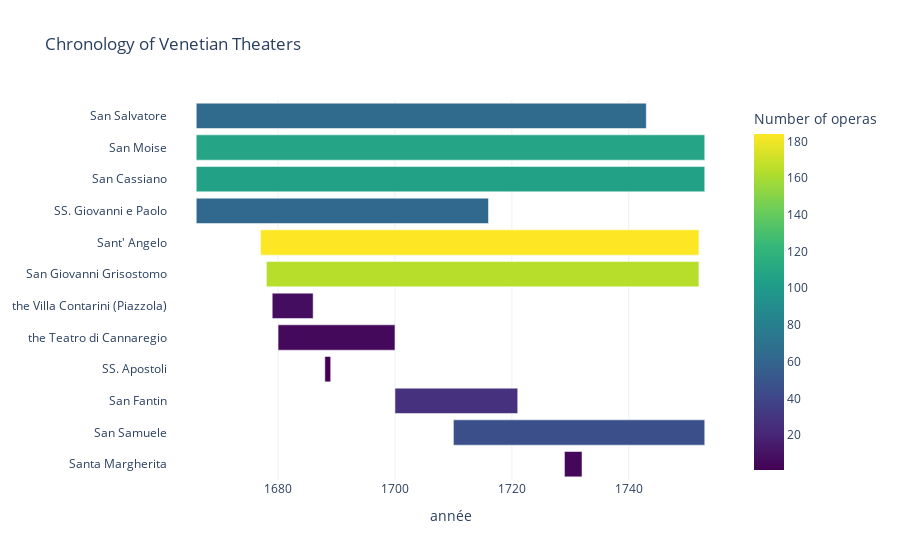
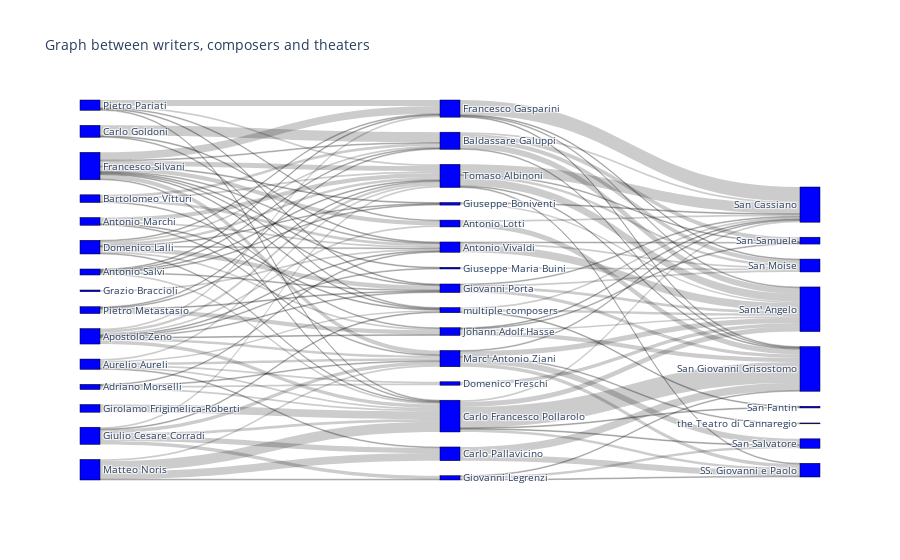
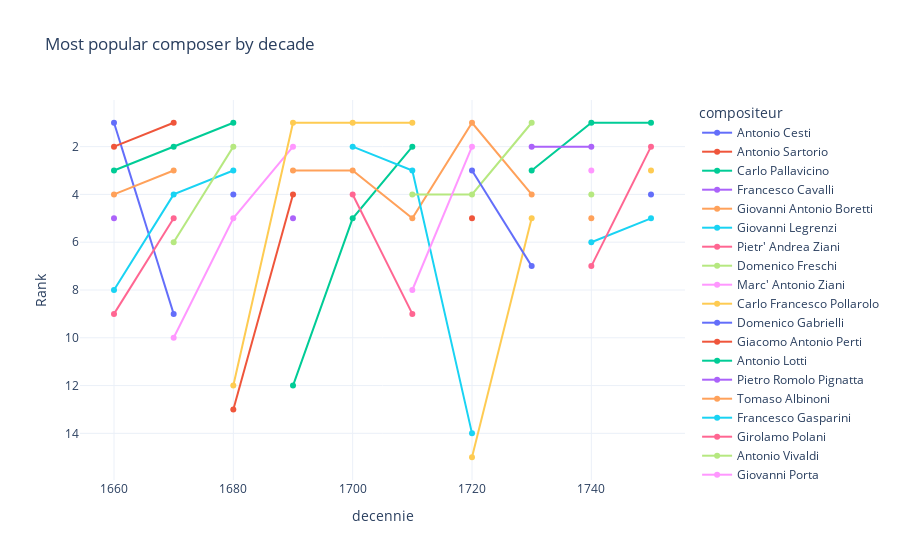
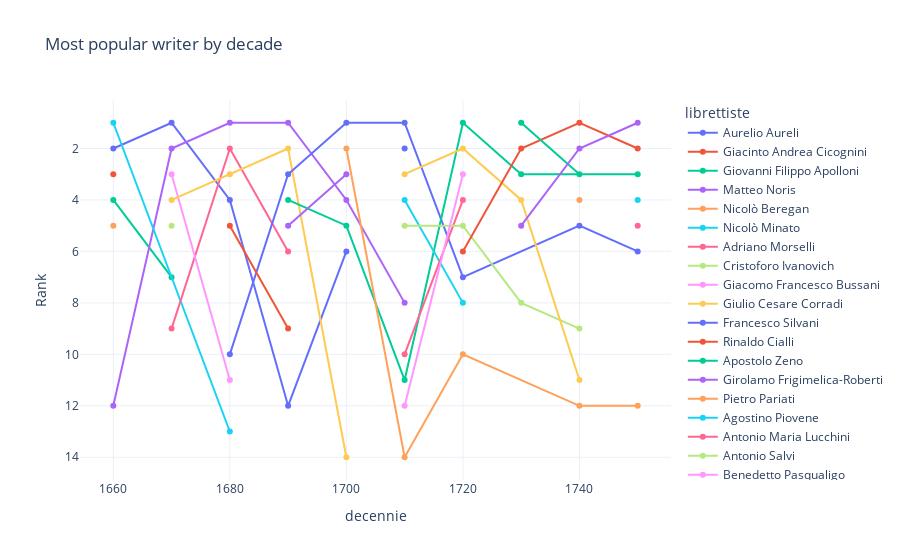

Notebook cell for these charts, in order:
### Markdown cell above
## 1 - Relationships (Theaters, Composers, Writers) - An artistic ecosystem

### Code cell
## 1 Get decades ##

# Filter NaN values for years

df = df.dropna(subset=['annee']) # Filter if no valid date
df['decennie'] = (df['annee'] // 10) * 10

## 2 Gantt diagramm for theaters ##

# Min and max for each theater
theatre_life = df.groupby('theatre')['annee'].agg(['min', 'max', 'count']).reset_index()

# If the theater closed the year it opened, adding 1 to visualize it.
theatre_life['Duree'] = theatre_life['max'] - theatre_life['min'] + 1

# Decreasing order sorting
theatre_life = theatre_life.sort_values('min', ascending=False)

# Visualisation

fig_gantt = px.bar(
    theatre_life, 
    x="Duree",        
    y="theatre",  
    base="min",
    orientation='h',
    color="count",
    title="Chronology of Venetian Theaters",
    labels={'min': 'Start year', 'count': 'Number of operas', 'theatre': 'Theater'},
    color_continuous_scale="Viridis",
    hover_data={'min': True, 'max': True, 'Duree': False} # Ce qu'on voit au survol
)

fig_gantt.update_layout(
    template="plotly_white",
    xaxis_title="année",
    yaxis_title=None
)
fig_gantt.show()

## 3 Sankey graph ##

# We keep only the TOP_NUMBER in each category
top_n = TOP_NUMBER
top_comp = df['compositeur'].value_counts().nlargest(top_n).index
top_lib = df['librettiste'].value_counts().nlargest(top_n).index
top_theatre = df['theatre'].value_counts().nlargest(top_n).index

df_sankey = df[df['compositeur'].isin(top_comp) & df['librettiste'].isin(top_lib) & df['theatre'].isin(top_theatre)]

# Writer to Composer
flow_1 = df_sankey.groupby(['librettiste', 'compositeur']).size().reset_index(name='value')
flow_1.columns = ['source', 'target', 'value']

# Composer to Theater
flow_2 = df_sankey.groupby(['compositeur', 'theatre']).size().reset_index(name='value')
flow_2.columns = ['source', 'target', 'value']

# Links and nodes
links = pd.concat([flow_1, flow_2], axis=0)
all_nodes = list(pd.concat([links['source'], links['target']]).unique())
node_map = {node: i for i, node in enumerate(all_nodes)}

# Transformation en indices pour Plotly
links['source_id'] = links['source'].map(node_map)
links['target_id'] = links['target'].map(node_map)

fig_sankey = go.Figure(data=[go.Sankey(
    node=dict(
        pad=15, thickness=20, line=dict(color="black", width=0.5),
        label=all_nodes, color="blue"
    ),
    link=dict(
        source=links['source_id'],
        target=links['target_id'],
        value=links['value']
    ))])

fig_sankey.update_layout(title_text="Graph between writers, composers and theaters", font_size=10)
fig_sankey.show()

## 4 Heatmap of collaborations (Composer-Writer) ##

epoques = [
    {'label': '1660-1690 : 17th century', 'start': 1660, 'end': 1690},
    {'label': '1690-1720 : Turn of the century', 'start': 1690, 'end': 1720},
    {'label': '1720-1760 : 18th century', 'start': 1720, 'end': 1760}
]

for epoque in epoques:
    # Filter by era (the lower bound is excluded)
    mask = (df['annee'] >= epoque['start']) & (df['annee'] < epoque['end'])
    df_era = df[mask]
    
    # We keep only the TOP_NUMBER best composers and theaters
    top_comp_era = df_era['compositeur'].value_counts().nlargest(TOP_NUMBER).index
    top_theatre_era = df_era['theatre'].value_counts().nlargest(TOP_NUMBER).index
    
    df_era_filtered = df_era[
        df_era['compositeur'].isin(top_comp_era) & 
        df_era['theatre'].isin(top_theatre_era)
    ]
    
    matrix = df_era_filtered.pivot_table(
        index='compositeur', 
        columns='theatre', 
        values='annee', 
        aggfunc='count', 
        fill_value=0
    )
    
    # Visualisation
    plt.figure(figsize=(10, 8))
    sns.heatmap(
        matrix, 
        annot=True,
        fmt="d",        # Integers
        cmap="YlGnBu",  # Palette
        linewidths=.5,
        cbar_kws={'label': "Nombre d'opéras"}
    )
    
    plt.title(f"Link Composer & Theater : {epoque['label']}\n", fontweight = 'bold')
    plt.ylabel('Composer')
    plt.xlabel('Theater')
    plt.xticks(rotation=45, ha='right')
    #plt.tight_layout()
    plt.show()

## 5 - Bump chart : Popularity by decade ##

# Number of operas by decade and by composer
df_trend = df.groupby(['decennie', 'compositeur']).size().reset_index(name='Count')

# Rank for each decade
df_trend['Rank'] = df_trend.groupby('decennie')['Count'].rank(method='first', ascending=False)

# Filter to reach at least the third of TOP_NUMBER
top_rankers = df_trend[df_trend['Rank'] <= TOP_NUMBER//3]['compositeur'].unique()
df_bump = df_trend[df_trend['compositeur'].isin(top_rankers) & (df_trend['Rank'] <= TOP_NUMBER)] # Showing TOP_NUMBER

fig_bump = px.line(
    df_bump, 
    x="decennie", 
    y="Rank", 
    color="compositeur",
    title="Most popular composer by decade",
    markers=True,
    template="plotly_white"
)

# First on the top
fig_bump.update_yaxes(autorange="reversed") 
fig_bump.show()

# Number of operas by decade and by writer
df_trend = df.groupby(['decennie', 'librettiste']).size().reset_index(name='Count')

# Rank for each decade
df_trend['Rank'] = df_trend.groupby('decennie')['Count'].rank(method='first', ascending=False)

# Filter to reach at least the third of TOP_NUMBER
top_rankers = df_trend[df_trend['Rank'] <= TOP_NUMBER//3]['librettiste'].unique()
df_bump = df_trend[df_trend['librettiste'].isin(top_rankers) & (df_trend['Rank'] <= TOP_NUMBER)]

fig_bump = px.line(
    df_bump, 
    x="decennie", 
    y="Rank", 
    color="librettiste",
    title="Most popular writer by decade",
    markers=True,
    template="plotly_white"
)

# First on the top
fig_bump.update_yaxes(autorange="reversed") 
fig_bump.show()

### Figure 1 — Plotly figure (JSON) as saved in the notebook; plotly's stock layout.template omitted (floating-point values rounded to 4 significant figures)
{"data": [{"base": [1729, 1710, 1700, 1688, 1680, 1679, 1678, 1677, 1666, 1666, 1666, 1666], "customdata": [[1731], [1752], [1720], [1688], [1699], [1685], [1751], [1751], [1715], [1752], [1752], [1742]], "hovertemplate": "Start year=%{base}<br>Theater=%{y}<br>max=%{customdata[0]}<br>Number of operas=%{marker.color}<extra></extra>", "legendgroup": "", "marker": {"color": [4, 46, 27, 1, 5, 7, 164, 184, 62, 105, 108, 64], "coloraxis": "coloraxis", "pattern": {"shape": ""}}, "name": "", "orientation": "h", "showlegend": false, "textposition": "auto", "type": "bar", "x": [3, 43, 21, 1, 20, 7, 74, 75, 50, 87, 87, 77], "xaxis": "x", "y": ["Santa Margherita", "San Samuele", "San Fantin", "SS. Apostoli", "the Teatro di Cannaregio", "the Villa Contarini (Piazzola)", "San Giovanni Grisostomo", "Sant' Angelo", "SS. Giovanni e Paolo", "San Cassiano", "San Moise", "San Salvatore"], "yaxis": "y"}], "layout": {"barmode": "relative", "coloraxis": {"colorbar": {"title": {"text": "Number of operas"}}, "colorscale": [[0, "#440154"], [0.1111, "#482878"], [0.2222, "#3e4989"], [0.3333, "#31688e"], [0.4444, "#26828e"], [0.5556, "#1f9e89"], [0.6667, "#35b779"], [0.7778, "#6ece58"], [0.8889, "#b5de2b"], [1, "#fde725"]]}, "legend": {"tracegroupgap": 0}, "title": {"text": "Chronology of Venetian Theaters"}, "xaxis": {"anchor": "y", "domain": [0, 1], "title": {"text": "année"}}, "yaxis": {"anchor": "x", "domain": [0, 1], "title": {}}}}

### Figure 2 — Plotly figure (JSON) as saved in the notebook; plotly's stock layout.template omitted (floating-point values rounded to 4 significant figures)
{"data": [{"link": {"source": [0, 0, 0, 0, 1, 1, 1, 1, 2, 2, 2, 2, 2, 2, 3, 3, 3, 3, 3, 3, 3, 3, 3, 4, 4, 4, 4, 4, 4, 5, 5, 5, 5, 6, 6, 6, 7, 7, 7, 7, 7, 7, 7, 7, 8, 8, 8, 8, 8, 8, 8, 8, 8, 8, 8, 9, 10, 10, 10, 10, 10, 10, 11, 12, 12, 12, 12, 13, 13, 13, 13, 14, 14, 14, 14, 14, 15, 15, 16, 16, 16, 17, 17, 17, 17, 17, 18, 18, 18, 18, 18, 18, 19, 19, 20, 21, 21, 21, 21, 22, 22, 22, 23, 23, 23, 23, 24, 24, 25, 26, 26, 26, 26, 27, 27, 27, 27, 27, 28, 28, 28, 28, 28, 28, 29, 29, 29], "target": [16, 18, 20, 27, 16, 27, 28, 29, 17, 18, 21, 23, 24, 28, 15, 16, 18, 21, 23, 25, 26, 27, 28, 18, 19, 20, 27, 28, 29, 16, 17, 26, 28, 16, 17, 29, 16, 17, 18, 21, 23, 24, 26, 28, 15, 16, 17, 18, 21, 23, 24, 25, 27, 28, 29, 18, 18, 19, 22, 27, 28, 29, 16, 18, 19, 22, 27, 17, 23, 26, 28, 15, 18, 21, 23, 28, 30, 31, 32, 33, 34, 30, 31, 32, 33, 34, 35, 30, 36, 31, 37, 34, 35, 31, 34, 30, 31, 32, 34, 35, 31, 37, 30, 31, 32, 34, 30, 34, 32, 30, 31, 33, 34, 35, 30, 37, 34, 38, 35, 30, 31, 32, 33, 34, 30, 36, 34], "value": [1, 2, 2, 1, 2, 1, 5, 1, 1, 2, 1, 1, 1, 1, 2, 1, 4, 2, 1, 1, 1, 3, 3, 2, 1, 2, 3, 2, 2, 3, 3, 1, 2, 1, 12, 1, 1, 2, 1, 1, 5, 1, 2, 3, 5, 1, 1, 1, 9, 1, 1, 1, 5, 6, 1, 9, 3, 6, 4, 4, 2, 1, 2, 12, 9, 1, 2, 1, 1, 5, 1, 1, 1, 7, 1, 2, 2, 6, 2, 1, 9, 2, 1, 5, 5, 7, 3, 2, 1, 24, 1, 6, 7, 9, 4, 17, 1, 1, 1, 1, 1, 3, 1, 4, 2, 3, 1, 2, 2, 1, 5, 1, 2, 4, 1, 7, 6, 1, 1, 12, 1, 3, 1, 9, 2, 1, 3]}, "node": {"color": "blue", "label": ["Adriano Morselli", "Antonio Marchi", "Antonio Salvi", "Apostolo Zeno", "Aurelio Aureli", "Bartolomeo Vitturi", "Carlo Goldoni", "Domenico Lalli", "Francesco Silvani", "Girolamo Frigimelica-Roberti", "Giulio Cesare Corradi", "Grazio Braccioli", "Matteo Noris", "Pietro Metastasio", "Pietro Pariati", "Antonio Lotti", "Antonio Vivaldi", "Baldassare Galuppi", "Carlo Francesco Pollarolo", "Carlo Pallavicino", "Domenico Freschi", "Francesco Gasparini", "Giovanni Legrenzi", "Giovanni Porta", "Giuseppe Boniventi", "Giuseppe Maria Buini", "Johann Adolf Hasse", "Marc' Antonio Ziani", "Tomaso Albinoni", "multiple composers", "San Cassiano", "San Giovanni Grisostomo", "San Moise", "San Samuele", "Sant' Angelo", "SS. Giovanni e Paolo", "San Fantin", "San Salvatore", "the Teatro di Cannaregio"], "line": {"color": "black", "width": 0.5}, "pad": 15, "thickness": 20}, "type": "sankey"}], "layout": {"font": {"size": 10}, "title": {"text": "Graph between writers, composers and theaters"}}}

### Figure 3 — Plotly figure (JSON) as saved in the notebook; plotly's stock layout.template omitted (floating-point values rounded to 4 significant figures)
{"data": [{"hovertemplate": "compositeur=Antonio Cesti<br>decennie=%{x}<br>Rank=%{y}<extra></extra>", "legendgroup": "Antonio Cesti", "line": {"color": "#636efa", "dash": "solid"}, "marker": {"symbol": "circle"}, "mode": "lines+markers", "name": "Antonio Cesti", "orientation": "v", "showlegend": true, "type": "scatter", "x": [1660, 1670], "xaxis": "x", "y": [1.0, 9.0], "yaxis": "y"}, {"hovertemplate": "compositeur=Antonio Sartorio<br>decennie=%{x}<br>Rank=%{y}<extra></extra>", "legendgroup": "Antonio Sartorio", "line": {"color": "#EF553B", "dash": "solid"}, "marker": {"symbol": "circle"}, "mode": "lines+markers", "name": "Antonio Sartorio", "orientation": "v", "showlegend": true, "type": "scatter", "x": [1660, 1670], "xaxis": "x", "y": [2.0, 1.0], "yaxis": "y"}, {"hovertemplate": "compositeur=Carlo Pallavicino<br>decennie=%{x}<br>Rank=%{y}<extra></extra>", "legendgroup": "Carlo Pallavicino", "line": {"color": "#00cc96", "dash": "solid"}, "marker": {"symbol": "circle"}, "mode": "lines+markers", "name": "Carlo Pallavicino", "orientation": "v", "showlegend": true, "type": "scatter", "x": [1660, 1670, 1680], "xaxis": "x", "y": [3.0, 2.0, 1.0], "yaxis": "y"}, {"hovertemplate": "compositeur=Francesco Cavalli<br>decennie=%{x}<br>Rank=%{y}<extra></extra>", "legendgroup": "Francesco Cavalli", "line": {"color": "#ab63fa", "dash": "solid"}, "marker": {"symbol": "circle"}, "mode": "lines+markers", "name": "Francesco Cavalli", "orientation": "v", "showlegend": true, "type": "scatter", "x": [1660], "xaxis": "x", "y": [5.0], "yaxis": "y"}, {"hovertemplate": "compositeur=Giovanni Antonio Boretti<br>decennie=%{x}<br>Rank=%{y}<extra></extra>", "legendgroup": "Giovanni Antonio Boretti", "line": {"color": "#FFA15A", "dash": "solid"}, "marker": {"symbol": "circle"}, "mode": "lines+markers", "name": "Giovanni Antonio Boretti", "orientation": "v", "showlegend": true, "type": "scatter", "x": [1660, 1670], "xaxis": "x", "y": [4.0, 3.0], "yaxis": "y"}, {"hovertemplate": "compositeur=Giovanni Legrenzi<br>decennie=%{x}<br>Rank=%{y}<extra></extra>", "legendgroup": "Giovanni Legrenzi", "line": {"color": "#19d3f3", "dash": "solid"}, "marker": {"symbol": "circle"}, "mode": "lines+markers", "name": "Giovanni Legrenzi", "orientation": "v", "showlegend": true, "type": "scatter", "x": [1660, 1670, 1680], "xaxis": "x", "y": [8.0, 4.0, 3.0], "yaxis": "y"}, {"hovertemplate": "compositeur=Pietr' Andrea Ziani<br>decennie=%{x}<br>Rank=%{y}<extra></extra>", "legendgroup": "Pietr' Andrea Ziani", "line": {"color": "#FF6692", "dash": "solid"}, "marker": {"symbol": "circle"}, "mode": "lines+markers", "name": "Pietr' Andrea Ziani", "orientation": "v", "showlegend": true, "type": "scatter", "x": [1660, 1670], "xaxis": "x", "y": [9.0, 5.0], "yaxis": "y"}, {"hovertemplate": "compositeur=Domenico Freschi<br>decennie=%{x}<br>Rank=%{y}<extra></extra>", "legendgroup": "Domenico Freschi", "line": {"color": "#B6E880", "dash": "solid"}, "marker": {"symbol": "circle"}, "mode": "lines+markers", "name": "Domenico Freschi", "orientation": "v", "showlegend": true, "type": "scatter", "x": [1670, 1680], "xaxis": "x", "y": [6.0, 2.0], "yaxis": "y"}, {"hovertemplate": "compositeur=Marc' Antonio Ziani<br>decennie=%{x}<br>Rank=%{y}<extra></extra>", "legendgroup": "Marc' Antonio Ziani", "line": {"color": "#FF97FF", "dash": "solid"}, "marker": {"symbol": "circle"}, "mode": "lines+markers", "name": "Marc' Antonio Ziani", "orientation": "v", "showlegend": true, "type": "scatter", "x": [1670, 1680, 1690], "xaxis": "x", "y": [10.0, 5.0, 2.0], "yaxis": "y"}, {"hovertemplate": "compositeur=Carlo Francesco Pollarolo<br>decennie=%{x}<br>Rank=%{y}<extra></extra>", "legendgroup": "Carlo Francesco Pollarolo", "line": {"color": "#FECB52", "dash": "solid"}, "marker": {"symbol": "circle"}, "mode": "lines+markers", "name": "Carlo Francesco Pollarolo", "orientation": "v", "showlegend": true, "type": "scatter", "x": [1680, 1690, 1700, 1710], "xaxis": "x", "y": [12.0, 1.0, 1.0, 1.0], "yaxis": "y"}, {"hovertemplate": "compositeur=Domenico Gabrielli<br>decennie=%{x}<br>Rank=%{y}<extra></extra>", "legendgroup": "Domenico Gabrielli", "line": {"color": "#636efa", "dash": "solid"}, "marker": {"symbol": "circle"}, "mode": "lines+markers", "name": "Domenico Gabrielli", "orientation": "v", "showlegend": true, "type": "scatter", "x": [1680], "xaxis": "x", "y": [4.0], "yaxis": "y"}, {"hovertemplate": "compositeur=Giacomo Antonio Perti<br>decennie=%{x}<br>Rank=%{y}<extra></extra>", "legendgroup": "Giacomo Antonio Perti", "line": {"color": "#EF553B", "dash": "solid"}, "marker": {"symbol": "circle"}, "mode": "lines+markers", "name": "Giacomo Antonio Perti", "orientation": "v", "showlegend": true, "type": "scatter", "x": [1680, 1690], "xaxis": "x", "y": [13.0, 4.0], "yaxis": "y"}, {"hovertemplate": "compositeur=Antonio Lotti<br>decennie=%{x}<br>Rank=%{y}<extra></extra>", "legendgroup": "Antonio Lotti", "line": {"color": "#00cc96", "dash": "solid"}, "marker": {"symbol": "circle"}, "mode": "lines+markers", "name": "Antonio Lotti", "orientation": "v", "showlegend": true, "type": "scatter", "x": [1690, 1700, 1710], "xaxis": "x", "y": [12.0, 5.0, 2.0], "yaxis": "y"}, {"hovertemplate": "compositeur=Pietro Romolo Pignatta<br>decennie=%{x}<br>Rank=%{y}<extra></extra>", "legendgroup": "Pietro Romolo Pignatta", "line": {"color": "#ab63fa", "dash": "solid"}, "marker": {"symbol": "circle"}, "mode": "lines+markers", "name": "Pietro Romolo Pignatta", "orientation": "v", "showlegend": true, "type": "scatter", "x": [1690], "xaxis": "x", "y": [5.0], "yaxis": "y"}, {"hovertemplate": "compositeur=Tomaso Albinoni<br>decennie=%{x}<br>Rank=%{y}<extra></extra>", "legendgroup": "Tomaso Albinoni", "line": {"color": "#FFA15A", "dash": "solid"}, "marker": {"symbol": "circle"}, "mode": "lines+markers", "name": "Tomaso Albinoni", "orientation": "v", "showlegend": true, "type": "scatter", "x": [1690, 1700, 1710, 1720, 1730], "xaxis": "x", "y": [3.0, 3.0, 5.0, 1.0, 4.0], "yaxis": "y"}, {"hovertemplate": "compositeur=Francesco Gasparini<br>decennie=%{x}<br>Rank=%{y}<extra></extra>", "legendgroup": "Francesco Gasparini", "line": {"color": "#19d3f3", "dash": "solid"}, "marker": {"symbol": "circle"}, "mode": "lines+markers", "name": "Francesco Gasparini", "orientation": "v", "showlegend": true, "type": "scatter", "x": [1700, 1710, 1720], "xaxis": "x", "y": [2.0, 3.0, 14.0], "yaxis": "y"}, {"hovertemplate": "compositeur=Girolamo Polani<br>decennie=%{x}<br>Rank=%{y}<extra></extra>", "legendgroup": "Girolamo Polani", "line": {"color": "#FF6692", "dash": "solid"}, "marker": {"symbol": "circle"}, "mode": "lines+markers", "name": "Girolamo Polani", "orientation": "v", "showlegend": true, "type": "scatter", "x": [1700, 1710], "xaxis": "x", "y": [4.0, 9.0], "yaxis": "y"}, {"hovertemplate": "compositeur=Antonio Vivaldi<br>decennie=%{x}<br>Rank=%{y}<extra></extra>", "legendgroup": "Antonio Vivaldi", "line": {"color": "#B6E880", "dash": "solid"}, "marker": {"symbol": "circle"}, "mode": "lines+markers", "name": "Antonio Vivaldi", "orientation": "v", "showlegend": true, "type": "scatter", "x": [1710, 1720, 1730], "xaxis": "x", "y": [4.0, 4.0, 1.0], "yaxis": "y"}, {"hovertemplate": "compositeur=Giovanni Porta<br>decennie=%{x}<br>Rank=%{y}<extra></extra>", "legendgroup": "Giovanni Porta", "line": {"color": "#FF97FF", "dash": "solid"}, "marker": {"symbol": "circle"}, "mode": "lines+markers", "name": "Giovanni Porta", "orientation": "v", "showlegend": true, "type": "scatter", "x": [1710, 1720], "xaxis": "x", "y": [8.0, 2.0], "yaxis": "y"}, {"hovertemplate": "compositeur=Geminiano Giacomelli<br>decennie=%{x}<br>Rank=%{y}<extra></extra>", "legendgroup": "Geminiano Giacomelli", "line": {"color": "#FECB52", "dash": "solid"}, "marker": {"symbol": "circle"}, "mode": "lines+markers", "name": "Geminiano Giacomelli", "orientation": "v", "showlegend": true, "type": "scatter", "x": [1720, 1730], "xaxis": "x", "y": [15.0, 5.0], "yaxis": "y"}, {"hovertemplate": "compositeur=Giuseppe Maria Buini<br>decennie=%{x}<br>Rank=%{y}<extra></extra>", "legendgroup": "Giuseppe Maria Buini", "line": {"color": "#636efa", "dash": "solid"}, "marker": {"symbol": "circle"}, "mode": "lines+markers", "name": "Giuseppe Maria Buini", "orientation": "v", "showlegend": true, "type": "scatter", "x": [1720, 1730], "xaxis": "x", "y": [3.0, 7.0], "yaxis": "y"}, {"hovertemplate": "compositeur=Giuseppe Maria Orlandini<br>decennie=%{x}<br>Rank=%{y}<extra></extra>", "legendgroup": "Giuseppe Maria Orlandini", "line": {"color": "#EF553B", "dash": "solid"}, "marker": {"symbol": "circle"}, "mode": "lines+markers", "name": "Giuseppe Maria Orlandini", "orientation": "v", "showlegend": true, "type": "scatter", "x": [1720], "xaxis": "x", "y": [5.0], "yaxis": "y"}, {"hovertemplate": "compositeur=Baldassare Galuppi<br>decennie=%{x}<br>Rank=%{y}<extra></extra>", "legendgroup": "Baldassare Galuppi", "line": {"color": "#00cc96", "dash": "solid"}, "marker": {"symbol": "circle"}, "mode": "lines+markers", "name": "Baldassare Galuppi", "orientation": "v", "showlegend": true, "type": "scatter", "x": [1730, 1740, 1750], "xaxis": "x", "y": [3.0, 1.0, 1.0], "yaxis": "y"}, {"hovertemplate": "compositeur=Johann Adolf Hasse<br>decennie=%{x}<br>Rank=%{y}<extra></extra>", "legendgroup": "Johann Adolf Hasse", "line": {"color": "#ab63fa", "dash": "solid"}, "marker": {"symbol": "circle"}, "mode": "lines+markers", "name": "Johann Adolf Hasse", "orientation": "v", "showlegend": true, "type": "scatter", "x": [1730, 1740], "xaxis": "x", "y": [2.0, 2.0], "yaxis": "y"}, {"hovertemplate": "compositeur=Andrea Bernasconi<br>decennie=%{x}<br>Rank=%{y}<extra></extra>", "legendgroup": "Andrea Bernasconi", "line": {"color": "#FFA15A", "dash": "solid"}, "marker": {"symbol": "circle"}, "mode": "lines+markers", "name": "Andrea Bernasconi", "orientation": "v", "showlegend": true, "type": "scatter", "x": [1740], "xaxis": "x", "y": [5.0], "yaxis": "y"}, {"hovertemplate": "compositeur=Ferdinando Bertoni<br>decennie=%{x}<br>Rank=%{y}<extra></extra>", "legendgroup": "Ferdinando Bertoni", "line": {"color": "#19d3f3", "dash": "solid"}, "marker": {"symbol": "circle"}, "mode": "lines+markers", "name": "Ferdinando Bertoni", "orientation": "v", "showlegend": true, "type": "scatter", "x": [1740, 1750], "xaxis": "x", "y": [6.0, 5.0], "yaxis": "y"}, {"hovertemplate": "compositeur=Gaetano Latilla<br>decennie=%{x}<br>Rank=%{y}<extra></extra>", "legendgroup": "Gaetano Latilla", "line": {"color": "#FF6692", "dash": "solid"}, "marker": {"symbol": "circle"}, "mode": "lines+markers", "name": "Gaetano Latilla", "orientation": "v", "showlegend": true, "type": "scatter", "x": [1740, 1750], "xaxis": "x", "y": [7.0, 2.0], "yaxis": "y"}, {"hovertemplate": "compositeur=Giuseppe Scolari<br>decennie=%{x}<br>Rank=%{y}<extra></extra>", "legendgroup": "Giuseppe Scolari", "line": {"color": "#B6E880", "dash": "solid"}, "marker": {"symbol": "circle"}, "mode": "lines+markers", "name": "Giuseppe Scolari", "orientation": "v", "showlegend": true, "type": "scatter", "x": [1740], "xaxis": "x", "y": [4.0], "yaxis": "y"}, {"hovertemplate": "compositeur=Niccolò Jommelli<br>decennie=%{x}<br>Rank=%{y}<extra></extra>", "legendgroup": "Niccolò Jommelli", "line": {"color": "#FF97FF", "dash": "solid"}, "marker": {"symbol": "circle"}, "mode": "lines+markers", "name": "Niccolò Jommelli", "orientation": "v", "showlegend": true, "type": "scatter", "x": [1740], "xaxis": "x", "y": [3.0], "yaxis": "y"}, {"hovertemplate": "compositeur=Antonio Gaetano Pampani<br>decennie=%{x}<br>Rank=%{y}<extra></extra>", "legendgroup": "Antonio Gaetano Pampani", "line": {"color": "#FECB52", "dash": "solid"}, "marker": {"symbol": "circle"}, "mode": "lines+markers", "name": "Antonio Gaetano Pampani", "orientation": "v", "showlegend": true, "type": "scatter", "x": [1750], "xaxis": "x", "y": [3.0], "yaxis": "y"}, {"hovertemplate": "compositeur=David Perez<br>decennie=%{x}<br>Rank=%{y}<extra></extra>", "legendgroup": "David Perez", "line": {"color": "#636efa", "dash": "solid"}, "marker": {"symbol": "circle"}, "mode": "lines+markers", "name": "David Perez", "orientation": "v", "showlegend": true, "type": "scatter", "x": [1750], "xaxis": "x", "y": [4.0], "yaxis": "y"}], "layout": {"legend": {"title": {"text": "compositeur"}, "tracegroupgap": 0}, "title": {"text": "Most popular composer by decade"}, "xaxis": {"anchor": "y", "domain": [0, 1], "title": {"text": "decennie"}}, "yaxis": {"anchor": "x", "autorange": "reversed", "domain": [0, 1], "title": {"text": "Rank"}}}}

### Figure 4 — Plotly figure (JSON) as saved in the notebook; plotly's stock layout.template omitted (floating-point values rounded to 4 significant figures)
{"data": [{"hovertemplate": "librettiste=Aurelio Aureli<br>decennie=%{x}<br>Rank=%{y}<extra></extra>", "legendgroup": "Aurelio Aureli", "line": {"color": "#636efa", "dash": "solid"}, "marker": {"symbol": "circle"}, "mode": "lines+markers", "name": "Aurelio Aureli", "orientation": "v", "showlegend": true, "type": "scatter", "x": [1660, 1670, 1680, 1690, 1700], "xaxis": "x", "y": [2.0, 1.0, 4.0, 12.0, 6.0], "yaxis": "y"}, {"hovertemplate": "librettiste=Giacinto Andrea Cicognini<br>decennie=%{x}<br>Rank=%{y}<extra></extra>", "legendgroup": "Giacinto Andrea Cicognini", "line": {"color": "#EF553B", "dash": "solid"}, "marker": {"symbol": "circle"}, "mode": "lines+markers", "name": "Giacinto Andrea Cicognini", "orientation": "v", "showlegend": true, "type": "scatter", "x": [1660], "xaxis": "x", "y": [3.0], "yaxis": "y"}, {"hovertemplate": "librettiste=Giovanni Filippo Apolloni<br>decennie=%{x}<br>Rank=%{y}<extra></extra>", "legendgroup": "Giovanni Filippo Apolloni", "line": {"color": "#00cc96", "dash": "solid"}, "marker": {"symbol": "circle"}, "mode": "lines+markers", "name": "Giovanni Filippo Apolloni", "orientation": "v", "showlegend": true, "type": "scatter", "x": [1660, 1670], "xaxis": "x", "y": [4.0, 7.0], "yaxis": "y"}, {"hovertemplate": "librettiste=Matteo Noris<br>decennie=%{x}<br>Rank=%{y}<extra></extra>", "legendgroup": "Matteo Noris", "line": {"color": "#ab63fa", "dash": "solid"}, "marker": {"symbol": "circle"}, "mode": "lines+markers", "name": "Matteo Noris", "orientation": "v", "showlegend": true, "type": "scatter", "x": [1660, 1670, 1680, 1690, 1700, 1710], "xaxis": "x", "y": [12.0, 2.0, 1.0, 1.0, 4.0, 8.0], "yaxis": "y"}, {"hovertemplate": "librettiste=Nicolò Beregan<br>decennie=%{x}<br>Rank=%{y}<extra></extra>", "legendgroup": "Nicolò Beregan", "line": {"color": "#FFA15A", "dash": "solid"}, "marker": {"symbol": "circle"}, "mode": "lines+markers", "name": "Nicolò Beregan", "orientation": "v", "showlegend": true, "type": "scatter", "x": [1660], "xaxis": "x", "y": [5.0], "yaxis": "y"}, {"hovertemplate": "librettiste=Nicolò Minato<br>decennie=%{x}<br>Rank=%{y}<extra></extra>", "legendgroup": "Nicolò Minato", "line": {"color": "#19d3f3", "dash": "solid"}, "marker": {"symbol": "circle"}, "mode": "lines+markers", "name": "Nicolò Minato", "orientation": "v", "showlegend": true, "type": "scatter", "x": [1660, 1680], "xaxis": "x", "y": [1.0, 13.0], "yaxis": "y"}, {"hovertemplate": "librettiste=Adriano Morselli<br>decennie=%{x}<br>Rank=%{y}<extra></extra>", "legendgroup": "Adriano Morselli", "line": {"color": "#FF6692", "dash": "solid"}, "marker": {"symbol": "circle"}, "mode": "lines+markers", "name": "Adriano Morselli", "orientation": "v", "showlegend": true, "type": "scatter", "x": [1670, 1680, 1690], "xaxis": "x", "y": [9.0, 2.0, 6.0], "yaxis": "y"}, {"hovertemplate": "librettiste=Cristoforo Ivanovich<br>decennie=%{x}<br>Rank=%{y}<extra></extra>", "legendgroup": "Cristoforo Ivanovich", "line": {"color": "#B6E880", "dash": "solid"}, "marker": {"symbol": "circle"}, "mode": "lines+markers", "name": "Cristoforo Ivanovich", "orientation": "v", "showlegend": true, "type": "scatter", "x": [1670], "xaxis": "x", "y": [5.0], "yaxis": "y"}, {"hovertemplate": "librettiste=Giacomo Francesco Bussani<br>decennie=%{x}<br>Rank=%{y}<extra></extra>", "legendgroup": "Giacomo Francesco Bussani", "line": {"color": "#FF97FF", "dash": "solid"}, "marker": {"symbol": "circle"}, "mode": "lines+markers", "name": "Giacomo Francesco Bussani", "orientation": "v", "showlegend": true, "type": "scatter", "x": [1670, 1680], "xaxis": "x", "y": [3.0, 11.0], "yaxis": "y"}, {"hovertemplate": "librettiste=Giulio Cesare Corradi<br>decennie=%{x}<br>Rank=%{y}<extra></extra>", "legendgroup": "Giulio Cesare Corradi", "line": {"color": "#FECB52", "dash": "solid"}, "marker": {"symbol": "circle"}, "mode": "lines+markers", "name": "Giulio Cesare Corradi", "orientation": "v", "showlegend": true, "type": "scatter", "x": [1670, 1680, 1690, 1700], "xaxis": "x", "y": [4.0, 3.0, 2.0, 14.0], "yaxis": "y"}, {"hovertemplate": "librettiste=Francesco Silvani<br>decennie=%{x}<br>Rank=%{y}<extra></extra>", "legendgroup": "Francesco Silvani", "line": {"color": "#636efa", "dash": "solid"}, "marker": {"symbol": "circle"}, "mode": "lines+markers", "name": "Francesco Silvani", "orientation": "v", "showlegend": true, "type": "scatter", "x": [1680, 1690, 1700, 1710, 1720, 1740, 1750], "xaxis": "x", "y": [10.0, 3.0, 1.0, 1.0, 7.0, 5.0, 6.0], "yaxis": "y"}, {"hovertemplate": "librettiste=Rinaldo Cialli<br>decennie=%{x}<br>Rank=%{y}<extra></extra>", "legendgroup": "Rinaldo Cialli", "line": {"color": "#EF553B", "dash": "solid"}, "marker": {"symbol": "circle"}, "mode": "lines+markers", "name": "Rinaldo Cialli", "orientation": "v", "showlegend": true, "type": "scatter", "x": [1680, 1690], "xaxis": "x", "y": [5.0, 9.0], "yaxis": "y"}, {"hovertemplate": "librettiste=Apostolo Zeno<br>decennie=%{x}<br>Rank=%{y}<extra></extra>", "legendgroup": "Apostolo Zeno", "line": {"color": "#00cc96", "dash": "solid"}, "marker": {"symbol": "circle"}, "mode": "lines+markers", "name": "Apostolo Zeno", "orientation": "v", "showlegend": true, "type": "scatter", "x": [1690, 1700, 1710, 1720, 1730, 1750], "xaxis": "x", "y": [4.0, 5.0, 11.0, 1.0, 3.0, 3.0], "yaxis": "y"}, {"hovertemplate": "librettiste=Girolamo Frigimelica-Roberti<br>decennie=%{x}<br>Rank=%{y}<extra></extra>", "legendgroup": "Girolamo Frigimelica-Roberti", "line": {"color": "#ab63fa", "dash": "solid"}, "marker": {"symbol": "circle"}, "mode": "lines+markers", "name": "Girolamo Frigimelica-Roberti", "orientation": "v", "showlegend": true, "type": "scatter", "x": [1690, 1700], "xaxis": "x", "y": [5.0, 3.0], "yaxis": "y"}, {"hovertemplate": "librettiste=Pietro Pariati<br>decennie=%{x}<br>Rank=%{y}<extra></extra>", "legendgroup": "Pietro Pariati", "line": {"color": "#FFA15A", "dash": "solid"}, "marker": {"symbol": "circle"}, "mode": "lines+markers", "name": "Pietro Pariati", "orientation": "v", "showlegend": true, "type": "scatter", "x": [1700, 1710, 1720, 1740, 1750], "xaxis": "x", "y": [2.0, 14.0, 10.0, 12.0, 12.0], "yaxis": "y"}, {"hovertemplate": "librettiste=Agostino Piovene<br>decennie=%{x}<br>Rank=%{y}<extra></extra>", "legendgroup": "Agostino Piovene", "line": {"color": "#19d3f3", "dash": "solid"}, "marker": {"symbol": "circle"}, "mode": "lines+markers", "name": "Agostino Piovene", "orientation": "v", "showlegend": true, "type": "scatter", "x": [1710, 1720], "xaxis": "x", "y": [4.0, 8.0], "yaxis": "y"}, {"hovertemplate": "librettiste=Antonio Maria Lucchini<br>decennie=%{x}<br>Rank=%{y}<extra></extra>", "legendgroup": "Antonio Maria Lucchini", "line": {"color": "#FF6692", "dash": "solid"}, "marker": {"symbol": "circle"}, "mode": "lines+markers", "name": "Antonio Maria Lucchini", "orientation": "v", "showlegend": true, "type": "scatter", "x": [1710, 1720], "xaxis": "x", "y": [10.0, 4.0], "yaxis": "y"}, {"hovertemplate": "librettiste=Antonio Salvi<br>decennie=%{x}<br>Rank=%{y}<extra></extra>", "legendgroup": "Antonio Salvi", "line": {"color": "#B6E880", "dash": "solid"}, "marker": {"symbol": "circle"}, "mode": "lines+markers", "name": "Antonio Salvi", "orientation": "v", "showlegend": true, "type": "scatter", "x": [1710, 1720, 1730, 1740], "xaxis": "x", "y": [5.0, 5.0, 8.0, 9.0], "yaxis": "y"}, {"hovertemplate": "librettiste=Benedetto Pasqualigo<br>decennie=%{x}<br>Rank=%{y}<extra></extra>", "legendgroup": "Benedetto Pasqualigo", "line": {"color": "#FF97FF", "dash": "solid"}, "marker": {"symbol": "circle"}, "mode": "lines+markers", "name": "Benedetto Pasqualigo", "orientation": "v", "showlegend": true, "type": "scatter", "x": [1710, 1720], "xaxis": "x", "y": [12.0, 3.0], "yaxis": "y"}, {"hovertemplate": "librettiste=Domenico Lalli<br>decennie=%{x}<br>Rank=%{y}<extra></extra>", "legendgroup": "Domenico Lalli", "line": {"color": "#FECB52", "dash": "solid"}, "marker": {"symbol": "circle"}, "mode": "lines+markers", "name": "Domenico Lalli", "orientation": "v", "showlegend": true, "type": "scatter", "x": [1710, 1720, 1730, 1740], "xaxis": "x", "y": [3.0, 2.0, 4.0, 11.0], "yaxis": "y"}, {"hovertemplate": "librettiste=Grazio Braccioli<br>decennie=%{x}<br>Rank=%{y}<extra></extra>", "legendgroup": "Grazio Braccioli", "line": {"color": "#636efa", "dash": "solid"}, "marker": {"symbol": "circle"}, "mode": "lines+markers", "name": "Grazio Braccioli", "orientation": "v", "showlegend": true, "type": "scatter", "x": [1710], "xaxis": "x", "y": [2.0], "yaxis": "y"}, {"hovertemplate": "librettiste=Pietro Metastasio<br>decennie=%{x}<br>Rank=%{y}<extra></extra>", "legendgroup": "Pietro Metastasio", "line": {"color": "#EF553B", "dash": "solid"}, "marker": {"symbol": "circle"}, "mode": "lines+markers", "name": "Pietro Metastasio", "orientation": "v", "showlegend": true, "type": "scatter", "x": [1720, 1730, 1740, 1750], "xaxis": "x", "y": [6.0, 2.0, 1.0, 2.0], "yaxis": "y"}, {"hovertemplate": "librettiste=Bartolomeo Vitturi<br>decennie=%{x}<br>Rank=%{y}<extra></extra>", "legendgroup": "Bartolomeo Vitturi", "line": {"color": "#00cc96", "dash": "solid"}, "marker": {"symbol": "circle"}, "mode": "lines+markers", "name": "Bartolomeo Vitturi", "orientation": "v", "showlegend": true, "type": "scatter", "x": [1730, 1740], "xaxis": "x", "y": [1.0, 3.0], "yaxis": "y"}, {"hovertemplate": "librettiste=Carlo Goldoni<br>decennie=%{x}<br>Rank=%{y}<extra></extra>", "legendgroup": "Carlo Goldoni", "line": {"color": "#ab63fa", "dash": "solid"}, "marker": {"symbol": "circle"}, "mode": "lines+markers", "name": "Carlo Goldoni", "orientation": "v", "showlegend": true, "type": "scatter", "x": [1730, 1740, 1750], "xaxis": "x", "y": [5.0, 2.0, 1.0], "yaxis": "y"}, {"hovertemplate": "librettiste=Giovanni Barlocci<br>decennie=%{x}<br>Rank=%{y}<extra></extra>", "legendgroup": "Giovanni Barlocci", "line": {"color": "#FFA15A", "dash": "solid"}, "marker": {"symbol": "circle"}, "mode": "lines+markers", "name": "Giovanni Barlocci", "orientation": "v", "showlegend": true, "type": "scatter", "x": [1740], "xaxis": "x", "y": [4.0], "yaxis": "y"}, {"hovertemplate": "librettiste=Carlo Antonio Vasini<br>decennie=%{x}<br>Rank=%{y}<extra></extra>", "legendgroup": "Carlo Antonio Vasini", "line": {"color": "#19d3f3", "dash": "solid"}, "marker": {"symbol": "circle"}, "mode": "lines+markers", "name": "Carlo Antonio Vasini", "orientation": "v", "showlegend": true, "type": "scatter", "x": [1750], "xaxis": "x", "y": [4.0], "yaxis": "y"}, {"hovertemplate": "librettiste=Carlo Vaccini<br>decennie=%{x}<br>Rank=%{y}<extra></extra>", "legendgroup": "Carlo Vaccini", "line": {"color": "#FF6692", "dash": "solid"}, "marker": {"symbol": "circle"}, "mode": "lines+markers", "name": "Carlo Vaccini", "orientation": "v", "showlegend": true, "type": "scatter", "x": [1750], "xaxis": "x", "y": [5.0], "yaxis": "y"}], "layout": {"legend": {"title": {"text": "librettiste"}, "tracegroupgap": 0}, "title": {"text": "Most popular writer by decade"}, "xaxis": {"anchor": "y", "domain": [0, 1], "title": {"text": "decennie"}}, "yaxis": {"anchor": "x", "autorange": "reversed", "domain": [0, 1], "title": {"text": "Rank"}}}}
